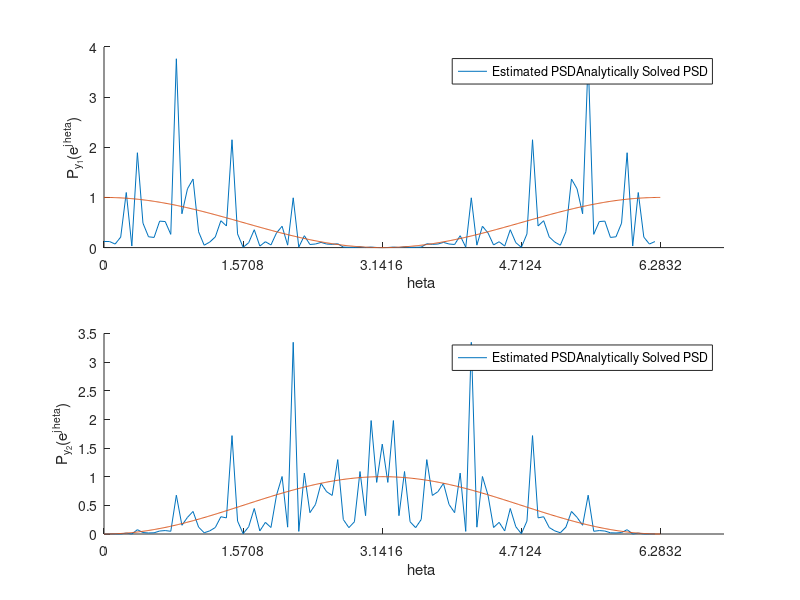

MATLAB code to generate this figure:
N = 1000
fft_N = 100
sigma = 1

x = sigma * randn(1, N)

h_1 = [0.5, 0.5];
h_2 = [0.5, -0.5];

y_1 = conv(x, h_1, "same");
y_2 = conv(x, h_2, "same");

PSD_y_1_est = abs(fft(y_1, fft_N)).^2 / fft_N;
PSD_y_2_est = abs(fft(y_2, fft_N)).^2 / fft_N;

theta = 0:0.01:2 * pi;

PSD_y_1_analytic = 0.5 * (1 + cos(theta)) * sigma ^ 2;
PSD_y_2_analytic = 0.5 * (1 - cos(theta)) * sigma ^ 2;

subplot(2, 1, 1)
hold on
plot(2 * pi * (0:fft_N - 1) / fft_N, PSD_y_1_est);
plot(theta, PSD_y_1_analytic);

ylabel("P_{y_1}(e^{j\theta})")
xlabel("\theta")
legend(["Estimated PSD", "Analytically Solved PSD"])
xticks([0:0.5:2].*pi)
hold off

subplot(2, 1, 2)
hold on
plot(2 * pi * (0:fft_N - 1) / fft_N, PSD_y_2_est);
plot(theta, PSD_y_2_analytic);

ylabel("P_{y_2}(e^{j\theta})")
xlabel("\theta")
legend(["Estimated PSD", "Analytically Solved PSD"])
xticks([0:0.5:2].*pi)
hold off
